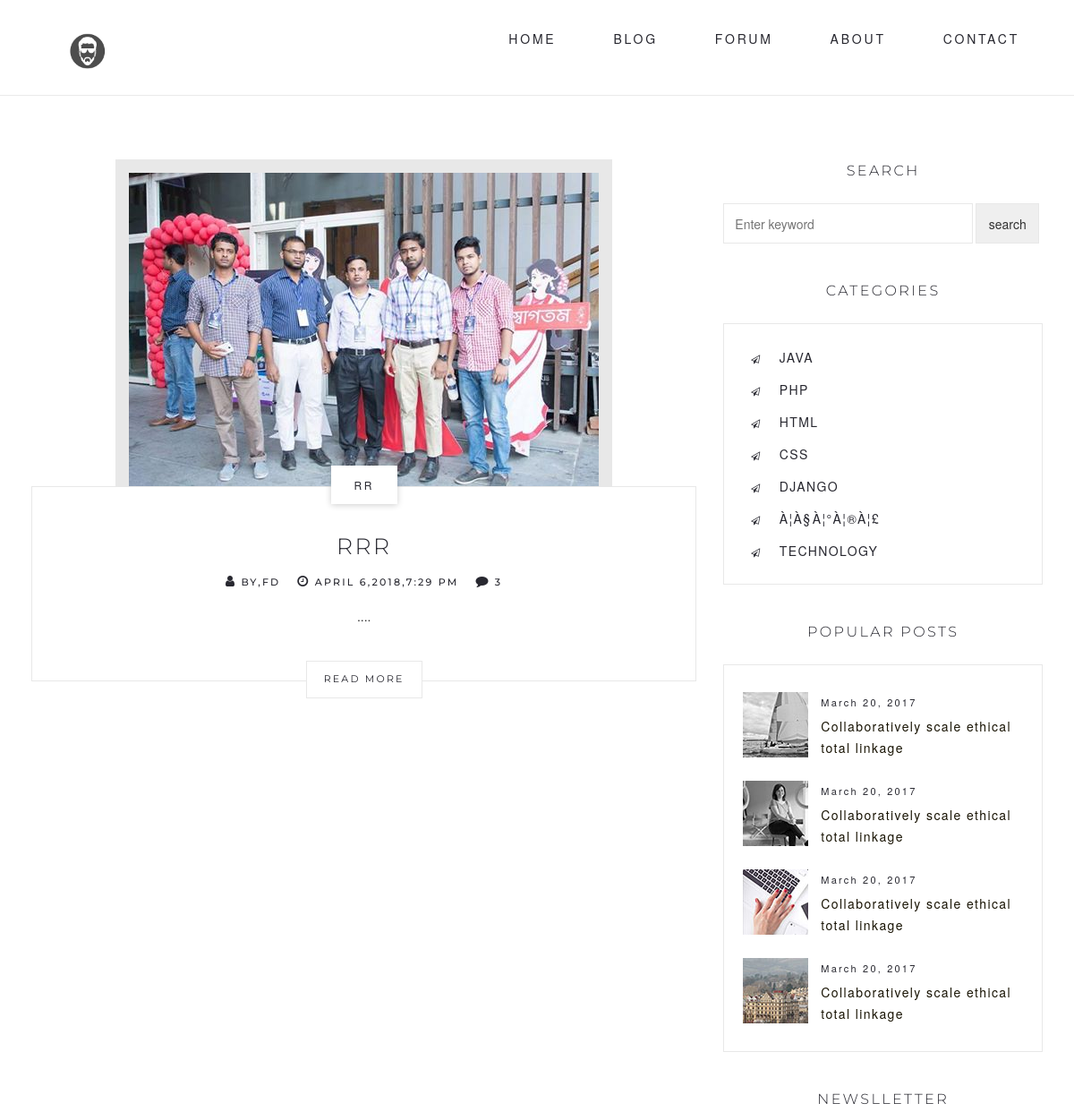
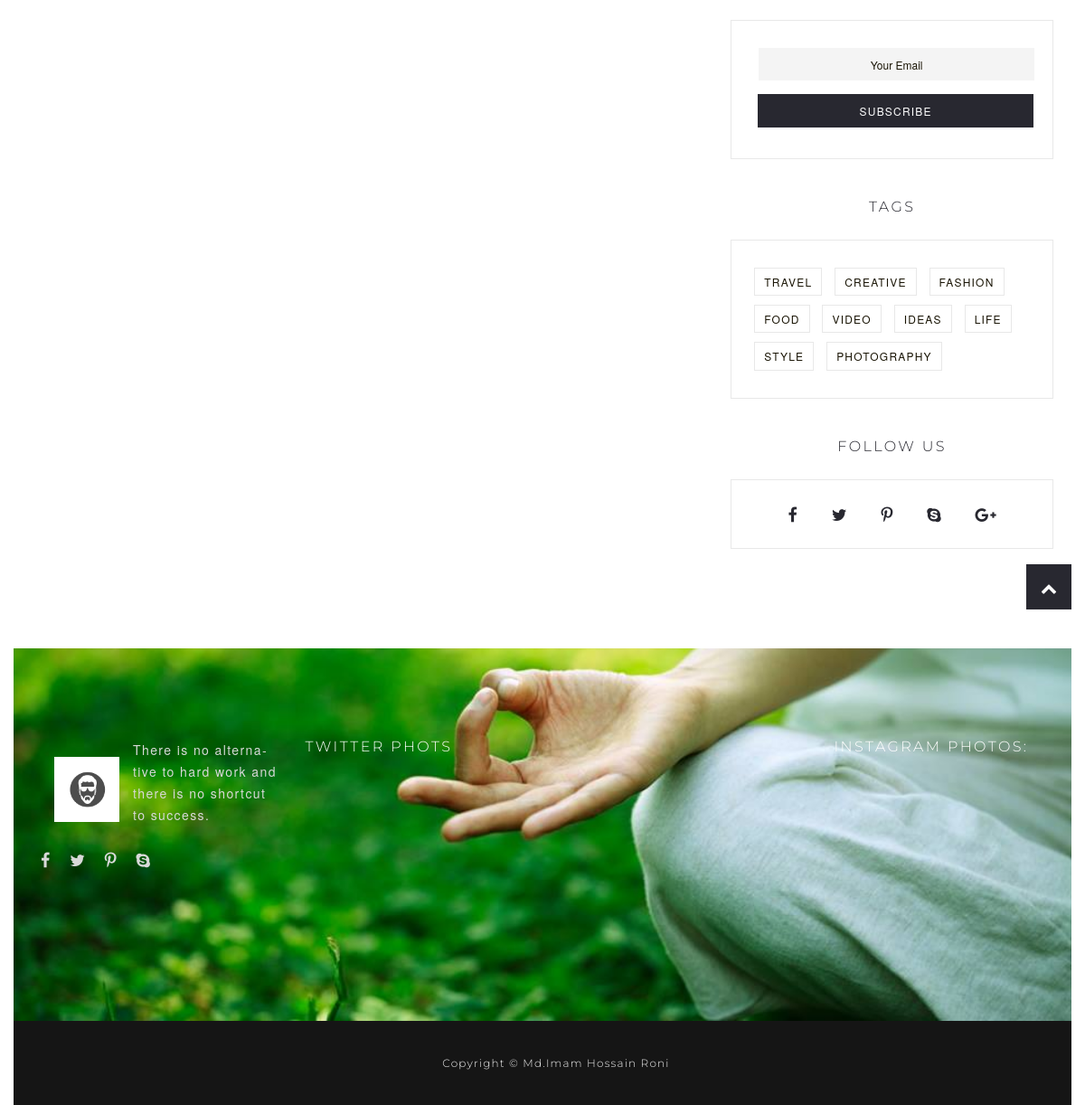
Screenshot of /Project/postCat.php?category=1 with the database file from the repository (2 pictures, top to bottom).
### tables this page shows
CREATE TABLE `tbl_post` (
  `id` int(11) NOT NULL,
  `cat` int(11) NOT NULL,
  `catName` varchar(255) NOT NULL,
  `title` varchar(255) NOT NULL,
  `body` text NOT NULL,
  `image` varchar(255) NOT NULL,
  `author` varchar(50) NOT NULL,
  `tags` varchar(255) NOT NULL,
  `date` timestamp NOT NULL DEFAULT CURRENT_TIMESTAMP
);

CREATE TABLE `tbl_category` (
  `id` int(11) NOT NULL,
  `name` varchar(50) NOT NULL
);

### Project/lib/Database.php (called while the page is built, shortened)
<?php
Class Database{
	public $host   = "localhost";
	public $user   = "root";
	public $pass   = "";
	public $dbname = "db_blog";
     public $link;
	private function connectDB(){
		 $this->link = new mysqli($this->host, $this->user, $this->pass,$this->dbname);
	 }
	public function select($query){
	  $result = $this->link->query($query) or die($this->link->error.__LINE__);
		  if($result->num_rows > 0){
		    return $result;
		  }else {
		    return false;
		  }
	 }
}

### Project/helpers/Format.php (called while the page is built, shortened)
<?php
class Format
{
	public function formatdate($date){
    return date('F j,Y,g:i a',strtotime($date));
	}
	public function textShorten($text,$limit = 300){
    $text = $text." ";
    $text = substr($text,0,$limit);
    $text = substr($text,0,strrpos($text,' '));
    $text = $text."....";
    return $text;
	}
}
 ?>

### Project/postCat.php (the view, shortened to what this page needs)
<?php
include "inc/header.php";
?>
<?php
if(!isset($_GET['category']) || $_GET['category']== NULL){
	header("Location: 404.php");
}else{
	$id = $_GET['category'];
}
 ?>
<div class="container-fluid no-left-padding no-right-padding content-block blog-single">
	<div class="container">
		<div class="row">
			<div class="col-md-12">
				<div class="col-xs-12">
				</div>
			</div>
		</div>
				<div class="row">
					<div class="col-md-8 col-sm-7 col-xs-12 content-area content-area-space">
                         <div class="type-post">
                         	<?php
		$query = "select * from tbl_post where cat = $id";
		$post = $db->select($query);
		if($post){
			while($result = $post->fetch_assoc()){
		?>
								<div class="entry-cover">
									<a href="post.php?id=<?php echo $result['id'];?>"><img src="admin/<?php echo $result["image"];?>" alt="Post" /></a>
									<div class="entry-meta"><a href="#" title="Fashion"><?php echo $result['catName'];?></a></div>
								</div>
								<div class="entry-content">
									<h3 class="entry-title"><a href="post.php?id=<?php echo $result['id'];?>" title="Our Writers Understand Lifestyle"><?php echo $result['title'];?></a></h3>
									<div class="post-meta">
										<span><a href="#"><i class="fa fa-user"></i> By,<?php echo $result['author'];?></a></span>
										<span><a href="#"><i class="fa fa-clock-o"></i> <?php echo $fm->formatdate($result['date']);?></a></span>
										<span><a href="#"><i class="fa fa-comment"></i> 3</a></span>
									</div>
									<?php echo $fm->textShorten($result['body']);?>
									<div class="read-more">
										<a href="post.php?id=<?php echo $result['id'];?>" title="Read More">Read More</a>
									</div>
								</div>
								<?php }} else{ echo "<h1>There is no post in this category :( </h1>";}?>
							</div>
					</div>
					<?php include'inc/sidebar.php';?>
				</div>
			</div>
		</div>
		<?php include'inc/footer.php';?>

### Project/inc/sidebar.php
<div class="col-md-4 col-sm-5 col-xs-12 widget-area widget-space">
	<aside class="widget widget_search">
		<h3 class="widget-title">Search</h3>
		<form action="search.php" method="get">
			<input type="text" name="search" placeholder="Enter keyword" required />
			<input type="submit" name="submit" value="search">
		</form>
	</aside>
	<aside class="widget widget_categories">
		<h3 class="widget-title">CATEGORIES</h3>
		<ul>
			<?php
			$query = "select * from tbl_category";
			$post = $db->select($query);
			if($post){
				while($result = $post->fetch_assoc()){
					?>
					<li><a href="postCat.php?category=<?php echo $result['id']; ?>"><?php echo $result['name'] ?></a></li>
					<?php }}else{  ?>
					<li>No Category Created</li>
					<?php } ?>
		</ul>
	</aside>
	<aside class="widget widget_latestposts">
		<h3 class="widget-title">Popular Posts</h3>
		<div class="recent-post">
			<div class="latest-content">
				<a href="#" title="Recent Posts"><i><img src="assets/images/ftr-pp-1.jpg" class="wp-post-image" alt="Post"></i></a>
				<span><a href="#">March 20, 2017</a></span>
				<h5><a title="Collaboratively scale ethical total linkage " href="#">Collaboratively scale ethical total linkage </a></h5>
			</div>
			<div class="latest-content">
				<a href="#" title="Recent Posts"><i><img src="assets/images/wid-pp-1.jpg" class="wp-post-image" alt="Post"></i></a>
				<span><a href="#">March 20, 2017</a></span>
				<h5><a title="Collaboratively scale ethical total linkage " href="#">Collaboratively scale ethical total linkage </a></h5>
			</div>
			<div class="latest-content">
				<a href="#" title="Recent Posts"><i><img src="assets/images/wid-pp-2.jpg" class="wp-post-image" alt="Post"></i></a>
				<span><a href="#">March 20, 2017</a></span>
				<h5><a title="Collaboratively scale ethical total linkage " href="#">Collaboratively scale ethical total linkage </a></h5>
			</div>
			<div class="latest-content">
				<a href="#" title="Recent Posts"><i><img src="assets/images/wid-pp-3.jpg" class="wp-post-image" alt="Post"></i></a>
				<span><a href="#">March 20, 2017</a></span>
				<h5><a title="Collaboratively scale ethical total linkage " href="#">Collaboratively scale ethical total linkage </a></h5>
			</div>
		</div>
	</aside>
	<aside class="widget widget_subscribe">
		<h3 class="widget-title">newslletter</h3>
		<div class="subscribe-box">
			<div class="input-group">
				<input class="form-control" placeholder="Your Email" type="text">
				<span class="input-group-btn">
					<input type="submit" class="btn btn-default" value="Subscribe"/>
				</span>
			</div>
		</div>
	</aside>
	<aside id="tag_cloud" class="widget widget_tag_cloud">
		<h3 class="widget-title">Tags</h3>
		<div class="tagcloud">
			<a href="#" title="Travel">Travel</a>
			<a href="#" title="Creative">Creative</a>
			<a href="#" title="Fashion">Fashion</a>
			<a href="#" title="Food">food</a>
			<a href="#" title="Video">video</a>
			<a href="#" title="Ideas">ideas</a>
			<a href="#" title="Life">life</a>
			<a href="#" title="Style">style</a>
			<a href="#" title="Photography">Photography</a>
		</div>
	</aside>
	<aside class="widget widget_social">
		<h3 class="widget-title">Follow Us</h3>
		<ul>
			<li><a href="#" title="Facebook"><i class="fa fa-facebook"></i></a></li>
			<li><a href="#" title="Twitter"><i class="fa fa-twitter"></i></a></li>
			<li><a href="#" title="Pinterest"><i class="fa fa-pinterest-p"></i></a></li>
			<li><a href="#" title="Skype"><i class="fa fa-skype"></i></a></li>
			<li><a href="#" title="Google Plus"><i class="fa fa-google-plus"></i></a></li>
		</ul>
	</aside>
</div>

### Project/style.css (style rules this page uses)
body { background-color: #f4f4f4; font-family: 'Roboto', sans-serif; font-size: 14px; color: #000; overflow-x: hidden; }
img { max-width: 100%; height: auto; }
a { outline: 0 !important; }
h1,h2,h3,h4,h5,h6,p,a,li,span { word-wrap: break-word; }
.no-left-padding { padding-left: 0; }
.no-right-padding { padding-right: 0; }
@media (min-width: 1200px) { .container { width: 1200px; } }

### Project/assets/css/custom.css (style rules this page uses)
.widget_search { margin-bottom:40px; }
.widget_search form { display: flex; }
.widget_search input[type="text"] { border:1px solid #e8e8e8; height:45px; text-indent:10px; width:78%; float:left; margin-right:1%; }
.widget_search input[type="submit"] { border:1px solid #e8e8e8; height:45px; width:20%; float:left; }

### rows the page displays
tbl_post: image (picture), catName "RR", title "RRR", author "FD", date "APRIL 6,2018,7:29 PM", body "...."
tbl_category: name "JAVA"
tbl_category: name "PHP"
tbl_category: name "HTML"
tbl_category: name "CSS"
tbl_category: name "DJANGO"
tbl_category: name "À¦­À§À¦°À¦®À¦£"
tbl_category: name "TECHNOLOGY"
